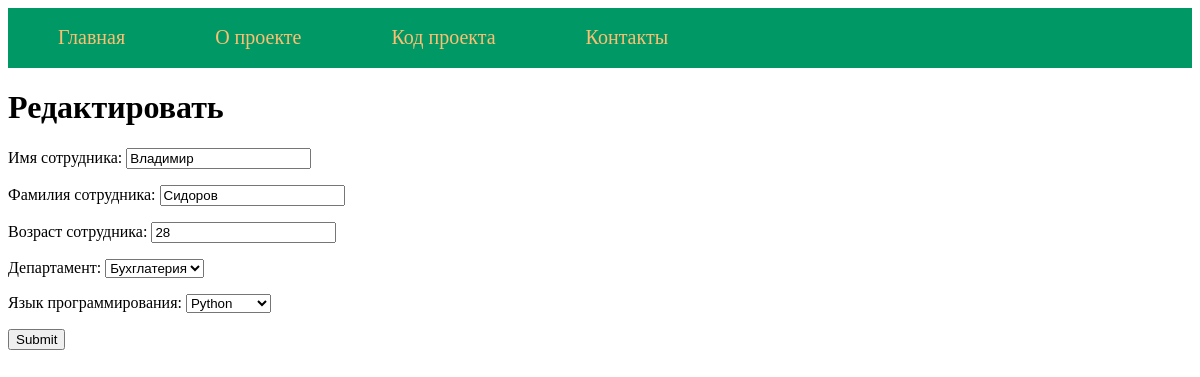
Page /edit/4/ on the committed database.
### application/models.py (models this page shows, shortened)
class Employee(models.Model):
    first_name = models.CharField(max_length=50, verbose_name='Имя сотрудника')
    last_name = models.CharField(max_length=100, verbose_name='Фамилия сотрудника')
    age = models.PositiveIntegerField(verbose_name='Возраст сотрудника')
    gender = models.CharField(max_length=20, verbose_name='Пол', choices=[('M', 'Мужской'), ('F', 'Женский')],
                              blank=True)
    departament = models.ForeignKey(Departament, blank=False, verbose_name='Департамент', on_delete=models.CASCADE)
    programing_language = models.ForeignKey(ProgramingLanguage, blank=False,
                                            verbose_name='Язык программирования',
                                            on_delete=models.CASCADE)
    class Meta:
        verbose_name = 'Сотрудник'
        verbose_name_plural = 'Сотрудники'

### application/views.py (the view)
# urls.py: path('edit/<slug:pk>/', Edit.as_view(), name='edit'),
class Edit(DataMixin, UpdateView):
    model = Employee
    fields = ['first_name', 'last_name', 'age', 'departament', 'programing_language']
    template_name = 'application/edit.html'
    success_url = reverse_lazy('home')
    def get_context_data(self, *, object_list=None, **kwargs):
        context = super().get_context_data(**kwargs)
        c_def = self.get_user_context(title='Редактировать')
        return context | c_def

### application/models.py (called while the page is built)
    def __str__(self):
        return self.name

    def __str__(self):
        return self.name

### application/utils.py (called while the page is built)
    def get_user_context(self, **kwargs):
        context = kwargs
        user_menu = menu.copy()
        if not self.request.user.is_authenticated:
            user_menu.pop(4)
        context['menu'] = user_menu
        return context

### application/templates/application/edit.html (shortened to what this page needs)
{% extends 'application/base.html' %}
{% block content %}
    <div class="title-main"><h1>{{ title }}</h1></div>
    <form method="POST">{% csrf_token %}
        {{ form.as_p }}
        <input type="submit" name="sumbit">
    </form>
{% endblock %}

### rows in the picture
Employee: first_name "Владимир", last_name "Сидоров", age "28", departament "Бухглатерия", programing_language "Python"

### other values in the picture
{{ m.title }} "Главная" "О проекте" "Код проекта" "Контакты"
{{ title }} "Редактировать"
